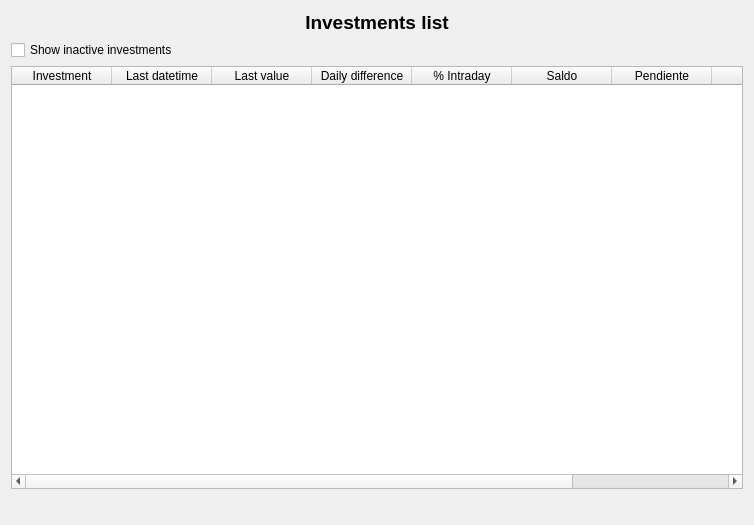
<?xml version="1.0" encoding="UTF-8"?>
<ui version="4.0">
 <class>wdgInversiones</class>
 <widget class="QWidget" name="wdgInversiones">
  <property name="geometry">
   <rect>
    <x>0</x>
    <y>0</y>
    <width>754</width>
    <height>525</height>
   </rect>
  </property>
  <layout class="QVBoxLayout" name="verticalLayout_3">
   <item>
    <layout class="QVBoxLayout" name="verticalLayout_2">
     <item>
      <layout class="QVBoxLayout" name="verticalLayout">
       <item>
        <widget class="QLabel" name="lbl">
         <property name="font">
          <font>
           <pointsize>14</pointsize>
           <weight>75</weight>
           <bold>true</bold>
          </font>
         </property>
         <property name="text">
          <string>Investments list</string>
         </property>
         <property name="alignment">
          <set>Qt::AlignCenter</set>
         </property>
        </widget>
       </item>
       <item>
        <widget class="QCheckBox" name="chkInactivas">
         <property name="text">
          <string>Show inactive investments</string>
         </property>
        </widget>
       </item>
       <item>
        <widget class="myQTableWidget" name="tblInversiones">
         <property name="contextMenuPolicy">
          <enum>Qt::CustomContextMenu</enum>
         </property>
         <property name="editTriggers">
          <set>QAbstractItemView::NoEditTriggers</set>
         </property>
         <property name="alternatingRowColors">
          <bool>true</bool>
         </property>
         <property name="selectionMode">
          <enum>QAbstractItemView::SingleSelection</enum>
         </property>
         <property name="selectionBehavior">
          <enum>QAbstractItemView::SelectRows</enum>
         </property>
         <attribute name="verticalHeaderVisible">
          <bool>false</bool>
         </attribute>
         <column>
          <property name="text">
           <string>Investment</string>
          </property>
         </column>
         <column>
          <property name="text">
           <string>Last datetime</string>
          </property>
         </column>
         <column>
          <property name="text">
           <string>Last value</string>
          </property>
         </column>
         <column>
          <property name="text">
           <string>Daily difference</string>
          </property>
         </column>
         <column>
          <property name="text">
           <string>% Intraday</string>
          </property>
         </column>
         <column>
          <property name="text">
           <string>Saldo</string>
          </property>
         </column>
         <column>
          <property name="text">
           <string>Pendiente</string>
          </property>
         </column>
         <column>
          <property name="text">
           <string>%</string>
          </property>
         </column>
         <column>
          <property name="text">
           <string>% Venta</string>
          </property>
         </column>
        </widget>
       </item>
      </layout>
     </item>
     <item>
      <widget class="QWidget" name="wdgIBM" native="true"/>
     </item>
    </layout>
   </item>
   <item>
    <widget class="QLabel" name="lblTotal">
     <property name="font">
      <font>
       <pointsize>8</pointsize>
       <weight>75</weight>
       <bold>true</bold>
      </font>
     </property>
     <property name="alignment">
      <set>Qt::AlignCenter</set>
     </property>
     <property name="wordWrap">
      <bool>true</bool>
     </property>
    </widget>
   </item>
  </layout>
  <action name="actionInversionNueva">
   <property name="icon">
    <iconset resource="../images/xulpymoney.qrc">
     <normaloff>:/xulpymoney/add.png</normaloff>:/xulpymoney/add.png</iconset>
   </property>
   <property name="text">
    <string>Nueva Inversion</string>
   </property>
  </action>
  <action name="actionInversionEstudio">
   <property name="icon">
    <iconset resource="../images/xulpymoney.qrc">
     <normaloff>:/xulpymoney/report2.png</normaloff>:/xulpymoney/report2.png</iconset>
   </property>
   <property name="text">
    <string>Estudio de la Inversión</string>
   </property>
  </action>
  <action name="actionOrdenarTPCDiario">
   <property name="icon">
    <iconset>
     <normaloff>:/xulpmoney/document-preview.png</normaloff>:/xulpmoney/document-preview.png</iconset>
   </property>
   <property name="text">
    <string>% Diario</string>
   </property>
  </action>
  <action name="actionOrdenarTPCVenta">
   <property name="icon">
    <iconset>
     <normaloff>:/xulpmoney/document-preview.png</normaloff>:/xulpmoney/document-preview.png</iconset>
   </property>
   <property name="text">
    <string>% Venta</string>
   </property>
   <property name="toolTip">
    <string>% Venta</string>
   </property>
  </action>
  <action name="actionOrdenarTPC">
   <property name="icon">
    <iconset>
     <normaloff>:/xulpmoney/document-preview.png</normaloff>:/xulpmoney/document-preview.png</iconset>
   </property>
   <property name="text">
    <string>%</string>
   </property>
   <property name="toolTip">
    <string>%</string>
   </property>
  </action>
  <action name="actionOrdenarName">
   <property name="icon">
    <iconset>
     <normaloff>:/xulpmoney/document-preview.png</normaloff>:/xulpmoney/document-preview.png</iconset>
   </property>
   <property name="text">
    <string>Nombre</string>
   </property>
  </action>
  <action name="actionOrdenarHora">
   <property name="icon">
    <iconset>
     <normaloff>:/xulpmoney/document-preview.png</normaloff>:/xulpmoney/document-preview.png</iconset>
   </property>
   <property name="text">
    <string>Hora</string>
   </property>
  </action>
  <action name="actionActiva">
   <property name="checkable">
    <bool>true</bool>
   </property>
   <property name="text">
    <string>Is it active?</string>
   </property>
   <property name="toolTip">
    <string>Is it active?</string>
   </property>
  </action>
  <action name="actionProduct">
   <property name="icon">
    <iconset resource="../images/xulpymoney.qrc">
     <normaloff>:/xulpymoney/kmplot.jpg</normaloff>:/xulpymoney/kmplot.jpg</iconset>
   </property>
   <property name="text">
    <string>Product report</string>
   </property>
   <property name="toolTip">
    <string>Product report</string>
   </property>
  </action>
  <action name="actionProductPrice">
   <property name="icon">
    <iconset resource="../images/xulpymoney.qrc">
     <normaloff>:/xulpymoney/add.png</normaloff>:/xulpymoney/add.png</iconset>
   </property>
   <property name="text">
    <string>Add product price</string>
   </property>
   <property name="toolTip">
    <string>Add product price</string>
   </property>
  </action>
  <action name="actionInversionBorrar">
   <property name="icon">
    <iconset resource="../images/xulpymoney.qrc">
     <normaloff>:/xulpymoney/list-remove.png</normaloff>:/xulpymoney/list-remove.png</iconset>
   </property>
   <property name="text">
    <string>Borrar inversión</string>
   </property>
   <property name="toolTip">
    <string>Borrar la inversión seleccionada</string>
   </property>
  </action>
 </widget>
 <customwidgets>
  <customwidget>
   <class>myQTableWidget</class>
   <extends>QTableWidget</extends>
   <header location="global">myqtablewidget</header>
  </customwidget>
 </customwidgets>
 <resources>
  <include location="../images/xulpymoney.qrc"/>
  <include location="../images/xulpymoney.qrc"/>
 </resources>
 <connections/>
</ui>
